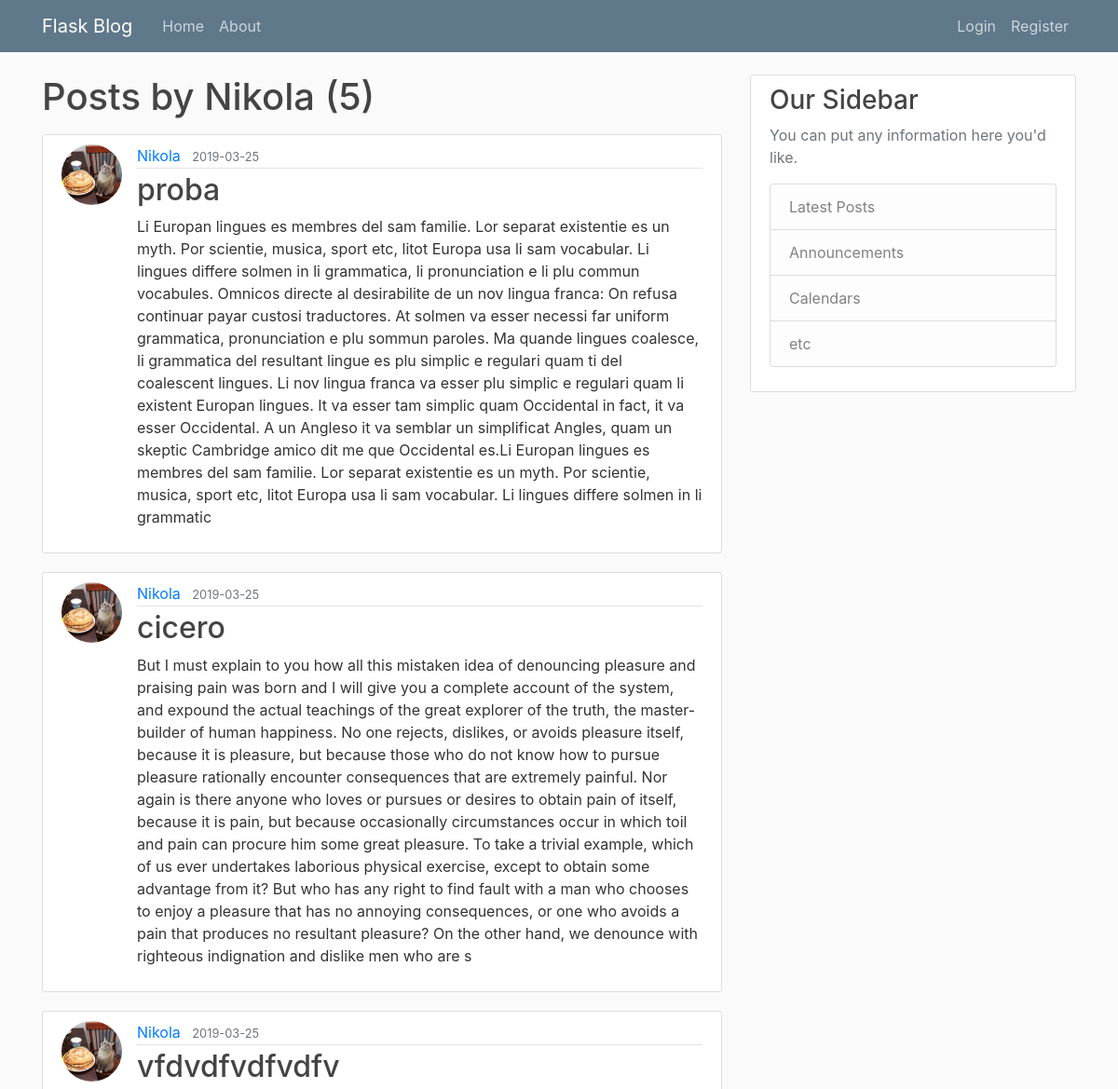
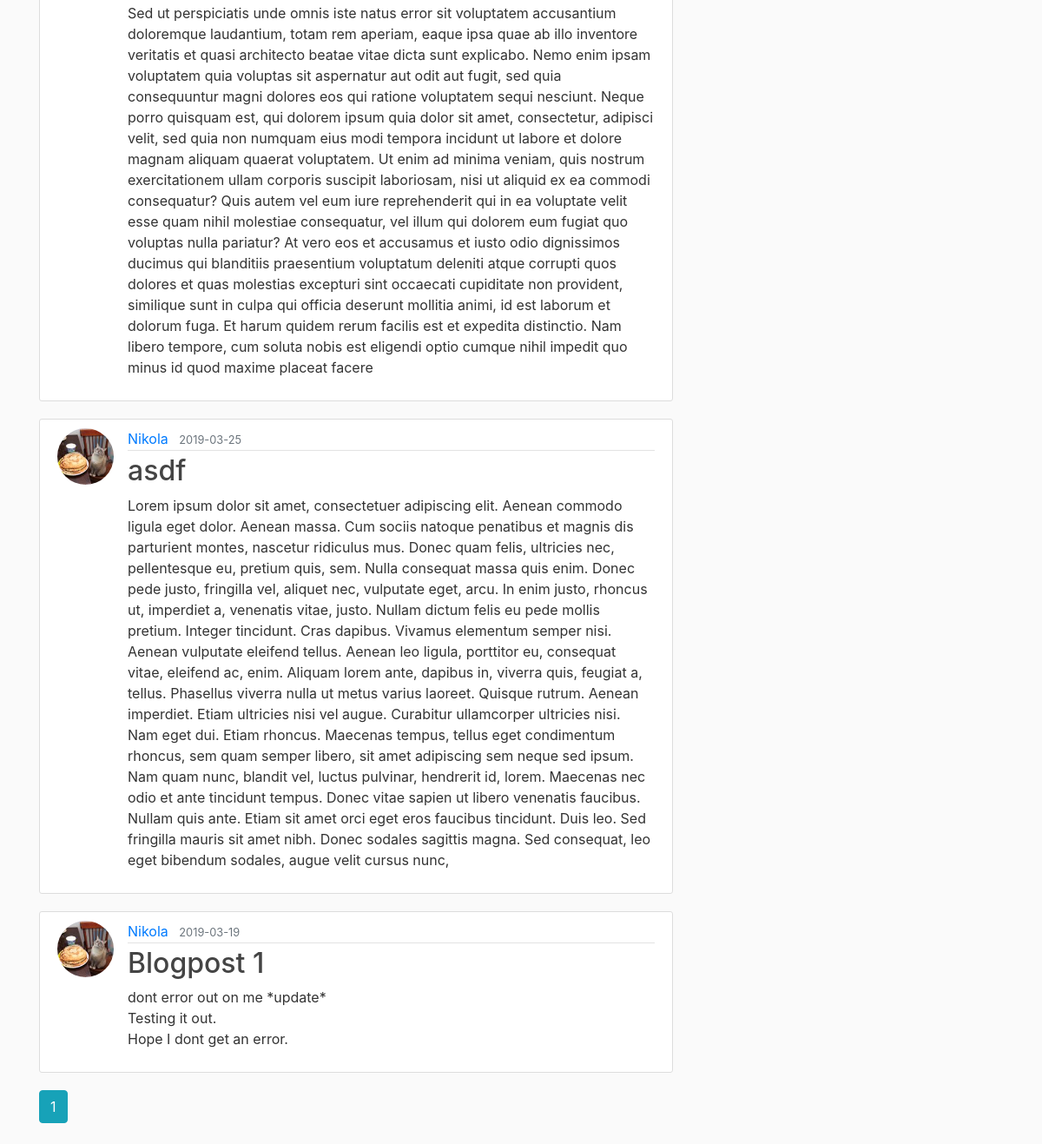
Page /user/Nikola on the committed database (2 pictures, top to bottom).
### flaskblog/models.py (models this page shows, shortened)
class User(db.Model, UserMixin):
    id = db.Column(db.Integer, primary_key=True)
    username = db.Column(db.String(20), unique=True, nullable=False)
    email = db.Column(db.String(120), unique=True, nullable=False)
    image_file = db.Column(db.String(20), nullable=False, default='default.jpg')
    password = db.Column(db.String(60), nullable=False)
    posts = db.relationship('Post', backref='author', lazy=True)

class Post(db.Model):
    id = db.Column(db.Integer, primary_key=True)
    title = db.Column(db.String(100), nullable=False)
    date_posted = db.Column(db.DateTime, nullable=False, default=datetime.utcnow)
    content = db.Column(db.Text, nullable=False)
    user_id = db.Column(db.Integer, db.ForeignKey('user.id'), nullable=False)

### flaskblog/routes.py (the view)
@app.route("/user/<string:username>")
def user_posts(username):
    page = request.args.get('page', 1, type=int)
    user = User.query.filter_by(username=username).first_or_404()
    posts= Post.query.filter_by(author=user).order_by(Post.date_posted.desc()).paginate(page=page, per_page=5)
    return render_template('user_posts.html', posts=posts, user=user)

### flaskblog/Templates/user_posts.html
{% extends "layout.html" %}
{% block content %}
    <h1 class="mb-3">Posts by {{ user.username }} ({{ posts.total }})</h1>
    {% for post in posts.items %}
        <article class="media content-section">
            <img class="rounded-circle article-img" src="{{ url_for('static', filename='profile_pics/' + post.author.image_file) }}">
            <div class="media-body">
            <div class="article-metadata">
                <a class="mr-2" href="{{ url_for('user_posts', username=post.author.username) }}">{{ post.author.username }}</a>
                <small class="text-muted">{{ post.date_posted.strftime('%Y-%m-%d') }}</small>
            </div>
            <h2><a class="article-title" href="{{ url_for('post', post_id=post.id) }}">{{ post.title }}</a></h2>
            <p class="article-content">{{ post.content }}</p>
            </div>
        </article>
    {% endfor %}
    {% for page_num in posts.iter_pages(left_edge=1, right_edge=1, left_current=1, right_current=2) %}
        {% if page_num %}
            {% if posts.page == page_num %}
                <a class="btn btn-info mb-4" href=" {{ url_for('user_posts', username=user.username) }} "> {{page_num}} </a>
            {% else %}
                <a class="btn btn-outline-info mb-4" href=" {{ url_for('user_posts', username=user.username) }} "> {{page_num}} </a>
            {% endif %}
        {% else %}
            ...
        {% endif %}
    {% endfor %}
{% endblock content %}

### flaskblog/static/main.css (style rules this page uses)
body { background: #fafafa; color: #333333; margin-top: 5rem; }
h1, h2, h3, h4, h5, h6 { color: #444444; }
.content-section { background: #ffffff; padding: 10px 20px; border: 1px solid #dddddd; border-radius: 3px; margin-bottom: 20px; }
.article-title { color: #444444; }
.article-content { white-space: pre-line; }
.article-img { height: 65px; width: 65px; margin-right: 16px; }
.article-metadata { padding-bottom: 1px; margin-bottom: 4px; border-bottom: 1px solid #e3e3e3 }

### rows in the picture
User: username "Nikola"
Post: image_file (picture), author.username "Nikola", date_posted "2019-03-25", title "proba", content "Li Europan lingues es membres del sam familie. Lor separat existentie es un myth. Por scientie, musica, sport etc, litot Europa usa li sam vocabular. Li lingues differe solmen in li grammatica, li pronunciation e li plu commun vocabules. Omnicos directe al desirabilite de un nov lingua franca: On refusa continuar payar custosi traductores. At solmen va esser necessi far uniform grammatica, pronunciation e plu sommun paroles. Ma quande lingues coalesce, li grammatica del resultant lingue es plu simplic e regulari quam ti del coalescent lingues. Li nov lingua franca va esser plu simplic e regulari quam li existent Europan lingues. It va esser tam simplic quam Occidental in fact, it va esser…"
Post: image_file (picture), author.username "Nikola", date_posted "2019-03-25", title "cicero", content "But I must explain to you how all this mistaken idea of denouncing pleasure and praising pain was born and I will give you a complete account of the system, and expound the actual teachings of the great explorer of the truth, the master-builder of human happiness. No one rejects, dislikes, or avoids pleasure itself, because it is pleasure, but because those who do not know how to pursue pleasure rationally encounter consequences that are extremely painful. Nor again is there anyone who loves or pursues or desires to obtain pain of itself, because it is pain, but because occasionally circumstances occur in which toil and pain can procure him some great pleasure. To take a trivial example,…"
Post: image_file (picture), author.username "Nikola", date_posted "2019-03-25", title "vfdvdfvdfvdfv", content "Sed ut perspiciatis unde omnis iste natus error sit voluptatem accusantium doloremque laudantium, totam rem aperiam, eaque ipsa quae ab illo inventore veritatis et quasi architecto beatae vitae dicta sunt explicabo. Nemo enim ipsam voluptatem quia voluptas sit aspernatur aut odit aut fugit, sed quia consequuntur magni dolores eos qui ratione voluptatem sequi nesciunt. Neque porro quisquam est, qui dolorem ipsum quia dolor sit amet, consectetur, adipisci velit, sed quia non numquam eius modi tempora incidunt ut labore et dolore magnam aliquam quaerat voluptatem. Ut enim ad minima veniam, quis nostrum exercitationem ullam corporis suscipit laboriosam, nisi ut aliquid ex ea commodi…"
Post: image_file (picture), author.username "Nikola", date_posted "2019-03-25", title "asdf", content "Lorem ipsum dolor sit amet, consectetuer adipiscing elit. Aenean commodo ligula eget dolor. Aenean massa. Cum sociis natoque penatibus et magnis dis parturient montes, nascetur ridiculus mus. Donec quam felis, ultricies nec, pellentesque eu, pretium quis, sem. Nulla consequat massa quis enim. Donec pede justo, fringilla vel, aliquet nec, vulputate eget, arcu. In enim justo, rhoncus ut, imperdiet a, venenatis vitae, justo. Nullam dictum felis eu pede mollis pretium. Integer tincidunt. Cras dapibus. Vivamus elementum semper nisi. Aenean vulputate eleifend tellus. Aenean leo ligula, porttitor eu, consequat vitae, eleifend ac, enim. Aliquam lorem ante, dapibus in, viverra quis, feugiat a,…"
Post: image_file (picture), author.username "Nikola", date_posted "2019-03-19", title "Blogpost 1", content "dont error out on me *update* Testing it out. Hope I dont get an error."

### other values in the picture
{{ posts.total }} "5"
{{ page_num }} "1"
